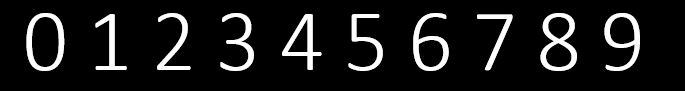
#> input picture Captcha Testing/dataset/0123456789.JPG, 685 x 91 px; its folder holds only this picture in this run
$ python testSetGenerator.py
#> lines starting #> are read from the running program, lines starting #| are printed output that depends on the picture; after the words box and inside, x2 and y2 are one past the last pixel; in counts of white or black regions, pixels touching at a corner belong together
import cv2
import glob
import os
import imutils
import os.path


CAPTCHA_IMAGES = 'dataset'
TEST_IMAGES = 'trainingDataSet'

captchImageList = glob.glob(os.path.join(CAPTCHA_IMAGES, '*'))
counts = {}

for(i, singleCaptcha) in enumerate(captchImageList):
    print("Processing "+str((i+1))+" image of total: "+str(len(captchImageList)))
    fileName = os.path.basename(singleCaptcha)
    correctCaptcha = os.path.splitext(fileName)[0]

    image = cv2.imread(singleCaptcha)
#> image is the input picture: shape (91, 685, 3); min 0, max 255, mean 26.1
    # convert image to grayscale
    gray = cv2.cvtColor(image, cv2.COLOR_BGR2GRAY)

    _, bw_copy = cv2.threshold(gray, 0.0, 255.0, cv2.THRESH_BINARY | cv2.THRESH_OTSU)
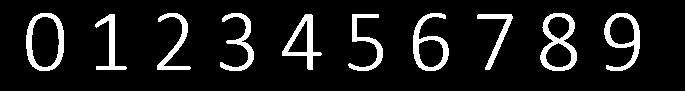
#> bw_copy: shape (91, 685); 10.4% white; 10 white regions, largest, box (x1, y1, x2, y2) and area: (540, 13, 577, 71) 846, (26, 13, 64, 71) 756, (604, 13, 640, 71) 739

     # bilateral filter
    blur = cv2.bilateralFilter(gray, 5, 75, 75)
     # cv2.imshow('blur', blur)

     # morphological gradient calculation
    kernel = cv2.getStructuringElement(cv2.MORPH_ELLIPSE, (3, 3))
    grad = cv2.morphologyEx(blur, cv2.MORPH_GRADIENT, kernel)
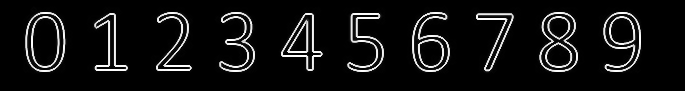
#> grad: shape (91, 685); min 0, max 254, mean 19.2
     # cv2.imshow('gradient', grad)

     # binarization
    _, bw = cv2.threshold(grad, 0.0, 255.0, cv2.THRESH_BINARY | cv2.THRESH_OTSU)
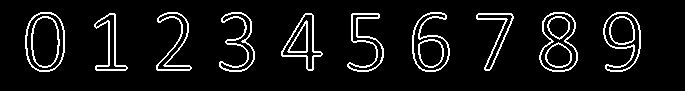
#> bw: shape (91, 685); 7.7% white in thin lines or dots, all inside (x1, y1, x2, y2) = (25, 12, 641, 72)
    cv2.imshow('otsu', bw)

    # [22 lines of commented-out code are left out]

    continuousPixels = cv2.findContours(bw.copy(), cv2.RETR_EXTERNAL, cv2.CHAIN_APPROX_SIMPLE)
#> continuousPixels = 10 contours; largest, box (x1, y1, x2, y2) and area: (25, 12, 65, 72) 1938, (539, 12, 578, 72) 1712, (603, 12, 641, 72) 1366, (412, 12, 450, 72) 1365, (281, 13, 323, 71) 1060


    continuousPixels = continuousPixels[1] if imutils.is_cv3() else continuousPixels[0]

    letters = []

    for singleDigits in continuousPixels:

        (x, y, w, h) = cv2.boundingRect(singleDigits)

        letters.append((x, y, w, h))
        letters = sorted(letters, key=lambda x:x[0])
#> this loop made 10 passes
#> (x, y, w, h) on passes 1, 4, 5, 6, 7, 8, 9, 10: (476, 13, 38, 58), (94, 13, 34, 58), (603, 12, 38, 60), (539, 12, 39, 60), (412, 12, 38, 60), (219, 12, 36, 60), (156, 12, 36, 59), (25, 12, 40, 60)
#> (x, y, w, h, letters) on passes 2 to 3: (347, 13, 37, 59, [(347, 13, 37, 59), (476, 13, 38, 58)]), (281, 13, 42, 58, [(281, 13, 42, 58), (347, 13, 37, 59), (476, 13, 38, 58)])

    for letter_bounding_box, letter_text in zip(letters, correctCaptcha):
        x, y, w, h = letter_bounding_box
        letter_image = gray[y - 1:y + h + 1, x - 1:x + w + 1]
        save_path = os.path.join(TEST_IMAGES, letter_text)
        if not os.path.exists(save_path):
            os.makedirs(save_path)
        # write the letter image to a file
        count = counts.get(letter_text, 1)
        p = os.path.join(save_path, "{}.png".format(str(count).zfill(6)))
        cv2.imwrite(p, letter_image)

        # increment the count for the current key
        counts[letter_text] = count + 1
#> this loop made 10 passes
#> (letter_text, x, y, w, h) on passes 1 to 10: ('0', 25, 12, 40, 60), ('1', 94, 13, 34, 58), ('2', 156, 12, 36, 59), ('3', 219, 12, 36, 60), ('4', 281, 13, 42, 58), ('5', 347, 13, 37, 59), ('6', 412, 12, 38, 60), ('7', 476, 13, 38, 58), ('8', 539, 12, 39, 60), ('9', 603, 12, 38, 60)
#> pass 1, `letter_image = gray[y - 1:y + h + 1, x - 1:x + w + 1]`:
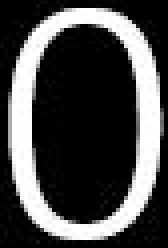
#> letter_image: shape (62, 42) (shown 4 times larger); min 0, max 255, mean 72.9
#> pass 2, `letter_image = gray[y - 1:y + h + 1, x - 1:x + w + 1]`:
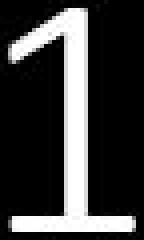
#> letter_image: shape (60, 36) (shown 4 times larger); min 0, max 255, mean 58.4
#> pass 3, `letter_image = gray[y - 1:y + h + 1, x - 1:x + w + 1]`:
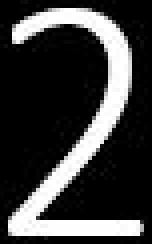
#> letter_image: shape (61, 38) (shown 4 times larger); min 0, max 255, mean 60.3
#> after the loop, counts = 10 items

$ run again, on Captcha Testing/dataset/5NPDH4AE0DH213924.JPG
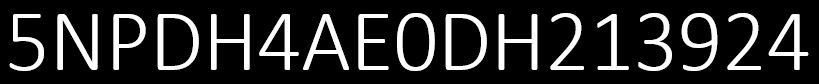
#> input picture Captcha Testing/dataset/5NPDH4AE0DH213924.JPG, 819 x 84 px
#> image is the input picture: shape (84, 819, 3); min 0, max 255, mean 42.7
#> bw_copy: shape (84, 819); 16.8% white; 17 white regions, largest, box (x1, y1, x2, y2) and area: (57, 14, 98, 70) 977, (211, 14, 250, 70) 776, (158, 14, 199, 70) 768
#> `_, bw = cv2.threshold(grad, 0.0, 255.0, cv2.THRESH_BINARY | cv2.THRESH..`:
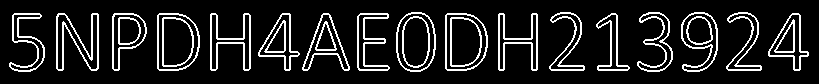
#> bw: shape (84, 819); 12.7% white in thin lines or dots, all inside (x1, y1, x2, y2) = (9, 12, 809, 72)
#> continuousPixels = 17 contours; largest, box (x1, y1, x2, y2) and area: (445, 13, 488, 71) 2112, (157, 13, 200, 71) 2112, (396, 12, 436, 72) 1941, (681, 12, 718, 72) 1366, (112, 13, 147, 71) 1208
#> the loop `for singleDigits in continuousPixels: ` made 17 passes
#> (x, y, w, h) on passes 1, 4, 5, 6, 7, 8, 9, 10: (768, 13, 41, 58), (445, 13, 43, 58), (357, 13, 33, 58), (302, 13, 48, 58), (258, 13, 42, 58), (210, 13, 41, 58), (157, 13, 43, 58), (112, 13, 35, 58)
#> after the loop `for singleDigits in continuousPixels:`: letters = 17 items, first 6: (9, 13, 36, 59), (56, 13, 43, 58), (112, 13, 35, 58), (157, 13, 43, 58), (210, 13, 41, 58), (258, 13, 42, 58)
#> the loop `for letter_bounding_box, letter_text in zip(letters, correctCaptcha):` made 17 passes
#> (letter_text, x, y, w, h, count) on passes 1 to 8: ('5', 9, 13, 36, 59, 1), ('N', 56, 13, 43, 58, 1), ('P', 112, 13, 35, 58, 1), ('D', 157, 13, 43, 58, 1), ('H', 210, 13, 41, 58, 1), ('4', 258, 13, 42, 58, 1), ('A', 302, 13, 48, 58, 1), ('E', 357, 13, 33, 58, 1)
#> pass 3, `letter_image = gray[y - 1:y + h + 1, x - 1:x + w + 1]`:
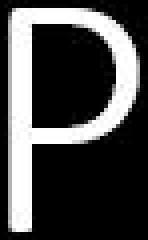
#> letter_image: shape (60, 37) (shown 4 times larger); min 0, max 255, mean 72.2
#> after the loop `for letter_bounding_box, letter_text in zip(letters, correctCaptcha):`: counts = 13 items

$ run again, on Captcha Testing/dataset/ABCDEFGHIJKLMN.JPG
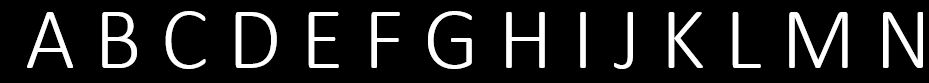
#> input picture Captcha Testing/dataset/ABCDEFGHIJKLMN.JPG, 929 x 83 px
#> image is the input picture: shape (83, 929, 3); min 0, max 255, mean 31.4
#> bw_copy: shape (83, 929); 12.3% white; 14 white regions, largest, box (x1, y1, x2, y2) and area: (789, 12, 848, 68) 1269, (883, 12, 923, 68) 919, (102, 12, 137, 68) 877
#> `_, bw = cv2.threshold(grad, 0.0, 255.0, cv2.THRESH_BINARY | cv2.THRESH..`:
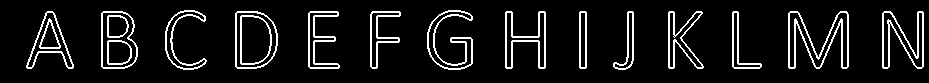
#> bw: shape (83, 929); 9.2% white in thin lines or dots, all inside (x1, y1, x2, y2) = (26, 10, 924, 70)
#> continuousPixels = 14 contours; largest, box (x1, y1, x2, y2) and area: (235, 11, 278, 69) 2113, (101, 11, 138, 69) 1809, (788, 11, 849, 69) 1488, (26, 11, 74, 69) 1120, (882, 11, 924, 69) 1088
#> the loop `for singleDigits in continuousPixels: ` made 14 passes
#> (x, y, w, h) on passes 1, 4, 5, 6, 7, 8, 9, 10: (882, 11, 42, 58), (668, 11, 36, 58), (613, 11, 21, 59), (579, 11, 8, 58), (505, 11, 41, 58), (370, 11, 31, 58), (308, 11, 32, 58), (235, 11, 43, 58)
#> the loop `for letter_bounding_box, letter_text in zip(letters, correctCaptcha):` made 14 passes
#> (letter_text, x, y, w, h) on passes 1 to 8: ('A', 26, 11, 48, 58), ('B', 101, 11, 37, 58), ('C', 165, 10, 42, 60), ('D', 235, 11, 43, 58), ('E', 308, 11, 32, 58), ('F', 370, 11, 31, 58), ('G', 427, 10, 46, 60), ('H', 505, 11, 41, 58)
#> pass 3, `letter_image = gray[y - 1:y + h + 1, x - 1:x + w + 1]`:
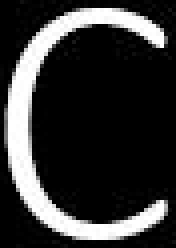
#> letter_image: shape (62, 44) (shown 4 times larger); min 0, max 255, mean 51.9
#> after the loop `for letter_bounding_box, letter_text in zip(letters, correctCaptcha):`: counts = 14 items

$ run again, on Captcha Testing/dataset/1N4BA41E74C829102.JPG
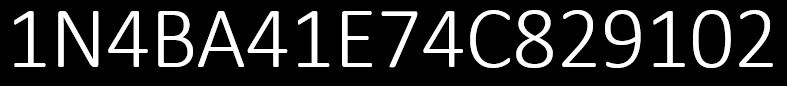
#> input picture Captcha Testing/dataset/1N4BA41E74C829102.JPG, 787 x 86 px
#> image is the input picture: shape (86, 787, 3); min 0, max 255, mean 41.2
#> bw_copy: shape (86, 787); 16.3% white; 17 white regions, largest, box (x1, y1, x2, y2) and area: (58, 11, 98, 67) 927, (158, 11, 193, 67) 877, (516, 10, 553, 68) 840
#> `_, bw = cv2.threshold(grad, 0.0, 255.0, cv2.THRESH_BINARY | cv2.THRESH..`:
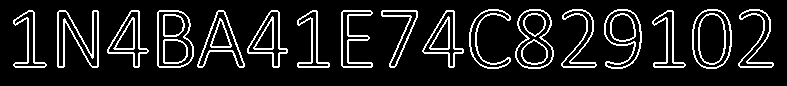
#> bw: shape (86, 787); 12.1% white in thin lines or dots, all inside (x1, y1, x2, y2) = (13, 9, 774, 69)
#> continuousPixels = 17 contours; largest, box (x1, y1, x2, y2) and area: (692, 9, 732, 69) 1942, (157, 10, 194, 68) 1810, (515, 9, 554, 69) 1712, (604, 9, 642, 69) 1364, (197, 10, 245, 68) 1120
#> the loop `for singleDigits in continuousPixels: ` made 17 passes
#> (x, y, w, h) on passes 1, 4, 5, 6, 7, 8, 9, 10: (652, 10, 34, 58), (341, 10, 32, 58), (297, 10, 33, 58), (247, 10, 41, 58), (197, 10, 48, 58), (157, 10, 37, 58), (107, 10, 42, 58), (57, 10, 42, 58)
#> after the loop `for singleDigits in continuousPixels:`: letters = 17 items, first 6: (13, 10, 34, 58), (57, 10, 42, 58), (107, 10, 42, 58), (157, 10, 37, 58), (197, 10, 48, 58), (247, 10, 41, 58)
#> the loop `for letter_bounding_box, letter_text in zip(letters, correctCaptcha):` made 17 passes
#> (letter_text, x, y, w, h, count) on passes 1 to 8: ('1', 13, 10, 34, 58, 1), ('N', 57, 10, 42, 58, 1), ('4', 107, 10, 42, 58, 1), ('B', 157, 10, 37, 58, 1), ('A', 197, 10, 48, 58, 1), ('4', 247, 10, 41, 58, 2), ('1', 297, 10, 33, 58, 2), ('E', 341, 10, 32, 58, 1)
#> pass 3, `letter_image = gray[y - 1:y + h + 1, x - 1:x + w + 1]`:
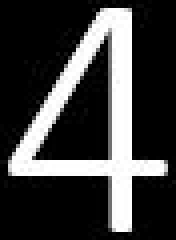
#> letter_image: shape (60, 44) (shown 4 times larger); min 0, max 255, mean 61.7
#> after the loop `for letter_bounding_box, letter_text in zip(letters, correctCaptcha):`: counts = 12 items
